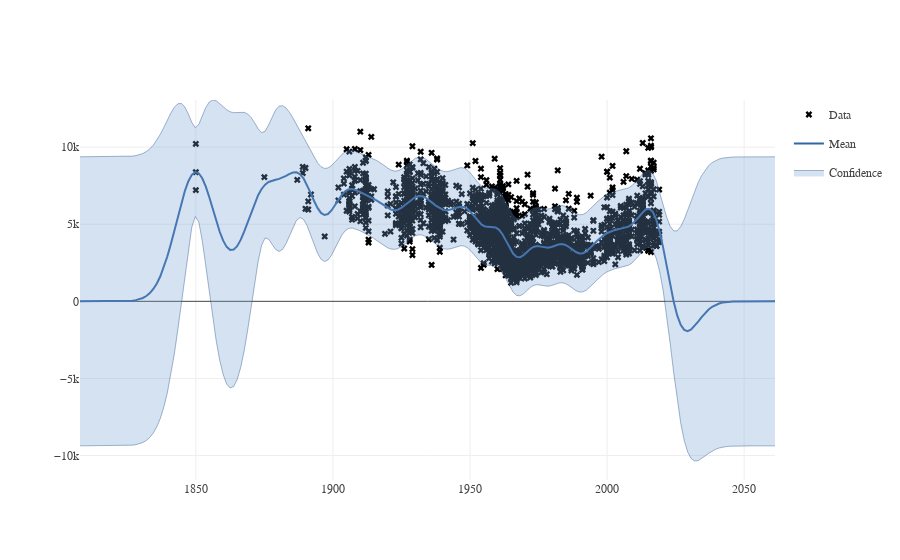

Write notebook code for a chart like this one.
### Code cell
m.optimize(messages=True)
#m.optimize_restarts(num_restarts = 10)

display(m)
fig = m.plot()
GPy.plotting.show(fig, filename='basic_gp_regression_notebook_optimized')

### Figure 1 — Plotly figure (JSON) as saved in the notebook; plotly's stock layout.template omitted (floating-point values rounded to 4 significant figures; data arrays with more than 128 entries replaced by an {"elided": "..."} marker saying what was removed)
{"data": [{"marker": {"color": "black", "colorscale": null, "symbol": "x"}, "mode": "markers", "name": "Data", "showlegend": true, "type": "scatter", "x": {"elided": "2246 int values"}, "xaxis": "x1", "y": {"elided": "2246 int values"}, "yaxis": "y1"}, {"line": {"color": "#3465a4", "width": 2}, "mode": "lines", "name": "Mean", "showlegend": true, "type": "scatter", "x": {"elided": "200 float values"}, "xaxis": "x1", "y": {"elided": "200 float values"}, "yaxis": "y1"}, {"fillcolor": "rgba(114, 159, 207, 0.3)", "legendgroup": "Confidence_fill_(1,1)", "line": {"color": "#204a87", "width": 0.4}, "mode": "lines", "name": "Confidence", "opacity": 0.3, "showlegend": false, "type": "scatter", "x": {"elided": "200 float values"}, "xaxis": "x1", "y": {"elided": "200 float values"}, "yaxis": "y1"}, {"fill": "tonextx", "fillcolor": "rgba(114, 159, 207, 0.3)", "legendgroup": "Confidence_fill_(1,1)", "line": {"color": "#204a87", "width": 0.4}, "mode": "lines", "name": "Confidence", "opacity": 0.3, "showlegend": true, "type": "scatter", "x": {"elided": "200 float values"}, "xaxis": "x1", "y": {"elided": "200 float values"}, "yaxis": "y1"}], "layout": {"font": {"family": "Raleway, sans-serif"}, "showlegend": true, "xaxis1": {"anchor": "y1", "domain": [0, 1]}, "yaxis1": {"anchor": "x1", "domain": [0, 1]}}}
